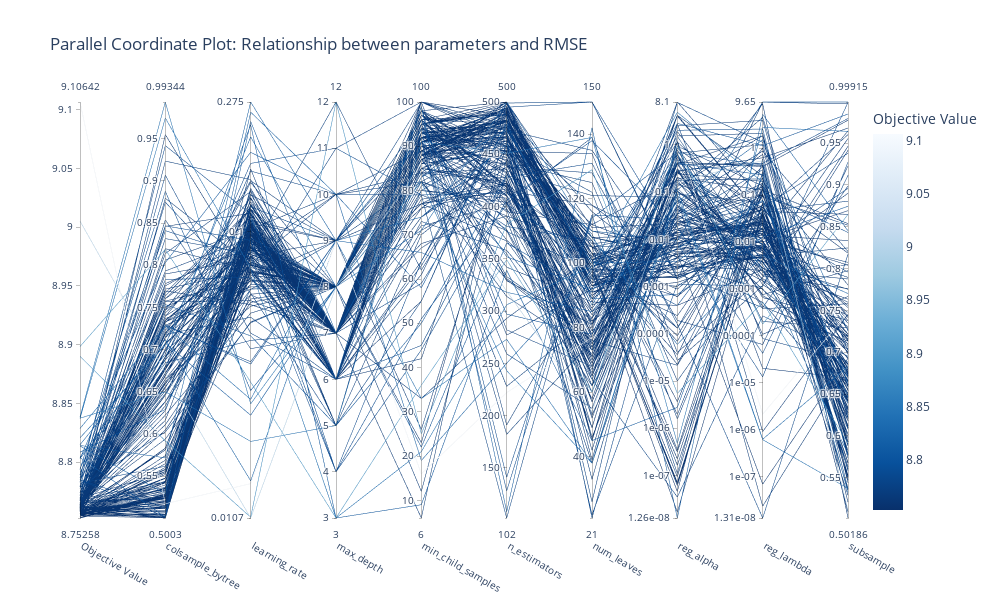

Here is the notebook cell this chart was saved with:
### Code cell
# Visualization 3: Parallel Coordinate Plot
fig = plot_parallel_coordinate(study)
fig.update_layout(
    title="Parallel Coordinate Plot: Relationship between parameters and RMSE",
    width=1000,
    height=600
)
fig.show()

### Figure 1 — Plotly figure (JSON) as saved in the notebook; plotly's stock layout.template omitted (floating-point values rounded to 4 significant figures; data arrays with more than 128 entries replaced by an {"elided": "..."} marker saying what was removed)
{"data": [{"dimensions": [{"label": "Objective Value", "range": [8.753, 9.106], "values": {"elided": "200 float values"}}, {"label": "colsample_bytree", "range": [0.5003, 0.9934], "values": {"elided": "200 float values"}}, {"label": "learning_rate", "range": [-1.972, -0.5612], "ticktext": ["0.0107", "0.1", "0.275"], "tickvals": [-1.972, -1, -0.5612], "values": {"elided": "200 float values"}}, {"label": "max_depth", "range": [3, 12], "values": {"elided": "200 int values"}}, {"label": "min_child_samples", "range": [6, 100], "values": {"elided": "200 int values"}}, {"label": "n_estimators", "range": [102, 500], "values": {"elided": "200 int values"}}, {"label": "num_leaves", "range": [21, 150], "values": {"elided": "200 int values"}}, {"label": "reg_alpha", "range": [-7.9, 0.9083], "ticktext": ["1.26e-08", "1e-07", "1e-06", "1e-05", "0.0001", "0.001", "0.01", "0.1", "1", "8.1"], "tickvals": [-7.9, -7, -6, -5, -4, -3, -2, -1, 0, 0.9083], "values": {"elided": "200 float values"}}, {"label": "reg_lambda", "range": [-7.881, 0.9845], "ticktext": ["1.31e-08", "1e-07", "1e-06", "1e-05", "0.0001", "0.001", "0.01", "0.1", "1", "9.65"], "tickvals": [-7.881, -7, -6, -5, -4, -3, -2, -1, 0, 0.9845], "values": {"elided": "200 float values"}}, {"label": "subsample", "range": [0.5019, 0.9992], "values": {"elided": "200 float values"}}], "labelangle": 30, "labelside": "bottom", "line": {"color": {"elided": "200 float values"}, "colorbar": {"title": {"text": "Objective Value"}}, "colorscale": [[0, "rgb(247,251,255)"], [0.125, "rgb(222,235,247)"], [0.25, "rgb(198,219,239)"], [0.375, "rgb(158,202,225)"], [0.5, "rgb(107,174,214)"], [0.625, "rgb(66,146,198)"], [0.75, "rgb(33,113,181)"], [0.875, "rgb(8,81,156)"], [1, "rgb(8,48,107)"]], "reversescale": true, "showscale": true}, "type": "parcoords"}], "layout": {"height": 600, "title": {"text": "Parallel Coordinate Plot: Relationship between parameters and RMSE"}, "width": 1000}}
